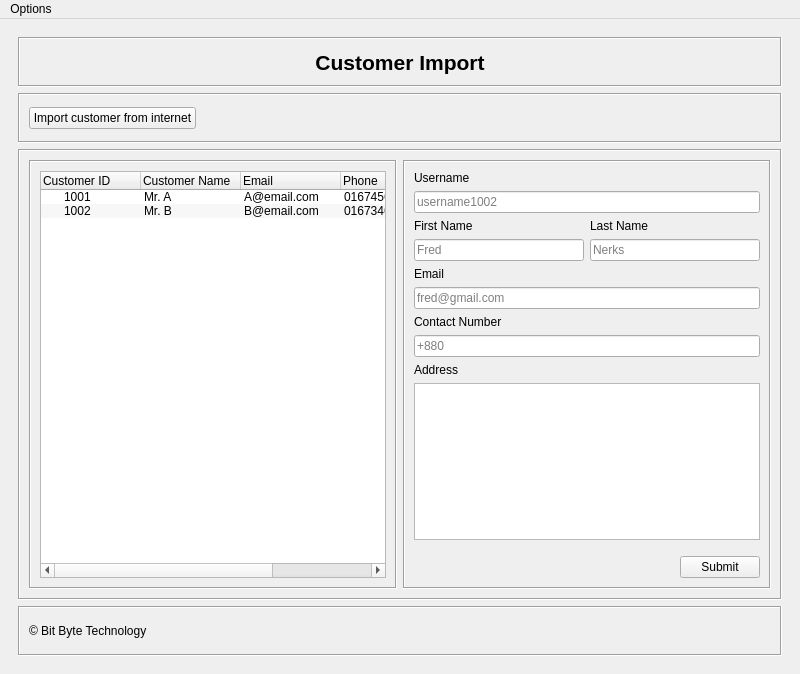
<?xml version="1.0" encoding="UTF-8"?>
<ui version="4.0">
 <class>CustomerWindow</class>
 <widget class="QMainWindow" name="CustomerWindow">
  <property name="geometry">
   <rect>
    <x>0</x>
    <y>0</y>
    <width>800</width>
    <height>674</height>
   </rect>
  </property>
  <property name="windowTitle">
   <string>Customer Import</string>
  </property>
  <widget class="QWidget" name="centralwidget">
   <layout class="QGridLayout" name="gridLayout">
    <item row="0" column="0">
     <widget class="QFrame" name="frame">
      <property name="frameShape">
       <enum>QFrame::NoFrame</enum>
      </property>
      <property name="frameShadow">
       <enum>QFrame::Raised</enum>
      </property>
      <layout class="QVBoxLayout" name="verticalLayout">
       <item>
        <widget class="QFrame" name="frame_2">
         <property name="minimumSize">
          <size>
           <width>0</width>
           <height>50</height>
          </size>
         </property>
         <property name="maximumSize">
          <size>
           <width>16777215</width>
           <height>50</height>
          </size>
         </property>
         <property name="frameShape">
          <enum>QFrame::Box</enum>
         </property>
         <property name="frameShadow">
          <enum>QFrame::Sunken</enum>
         </property>
         <layout class="QVBoxLayout" name="verticalLayout_3">
          <item>
           <widget class="QLabel" name="label_2">
            <property name="font">
             <font>
              <pointsize>16</pointsize>
              <weight>75</weight>
              <bold>true</bold>
             </font>
            </property>
            <property name="text">
             <string>Customer Import</string>
            </property>
            <property name="alignment">
             <set>Qt::AlignCenter</set>
            </property>
           </widget>
          </item>
         </layout>
        </widget>
       </item>
       <item>
        <widget class="QFrame" name="frame_5">
         <property name="minimumSize">
          <size>
           <width>0</width>
           <height>50</height>
          </size>
         </property>
         <property name="maximumSize">
          <size>
           <width>16777215</width>
           <height>50</height>
          </size>
         </property>
         <property name="frameShape">
          <enum>QFrame::Box</enum>
         </property>
         <property name="frameShadow">
          <enum>QFrame::Sunken</enum>
         </property>
         <layout class="QGridLayout" name="gridLayout_2">
          <item row="0" column="0">
           <widget class="QPushButton" name="pushButton_cus_import">
            <property name="focusPolicy">
             <enum>Qt::StrongFocus</enum>
            </property>
            <property name="toolTip">
             <string>Import Customer (I/i)</string>
            </property>
            <property name="text">
             <string>Import customer from internet</string>
            </property>
            <property name="shortcut">
             <string>I</string>
            </property>
           </widget>
          </item>
          <item row="0" column="1">
           <spacer name="horizontalSpacer">
            <property name="orientation">
             <enum>Qt::Horizontal</enum>
            </property>
            <property name="sizeHint" stdset="0">
             <size>
              <width>494</width>
              <height>19</height>
             </size>
            </property>
           </spacer>
          </item>
         </layout>
        </widget>
       </item>
       <item>
        <widget class="QFrame" name="frame_3">
         <property name="frameShape">
          <enum>QFrame::Box</enum>
         </property>
         <property name="frameShadow">
          <enum>QFrame::Sunken</enum>
         </property>
         <layout class="QGridLayout" name="gridLayout_3">
          <item row="0" column="0">
           <widget class="QFrame" name="frame_6">
            <property name="frameShape">
             <enum>QFrame::Box</enum>
            </property>
            <property name="frameShadow">
             <enum>QFrame::Sunken</enum>
            </property>
            <layout class="QGridLayout" name="gridLayout_4">
             <item row="0" column="0">
              <widget class="QTreeWidget" name="treeWidget_cus_import">
               <property name="focusPolicy">
                <enum>Qt::StrongFocus</enum>
               </property>
               <property name="alternatingRowColors">
                <bool>true</bool>
               </property>
               <column>
                <property name="text">
                 <string>Customer ID</string>
                </property>
               </column>
               <column>
                <property name="text">
                 <string>Customer Name</string>
                </property>
               </column>
               <column>
                <property name="text">
                 <string>Email</string>
                </property>
               </column>
               <column>
                <property name="text">
                 <string>Phone</string>
                </property>
               </column>
               <column>
                <property name="text">
                 <string>Address</string>
                </property>
               </column>
               <item>
                <property name="text">
                 <string>1001</string>
                </property>
                <property name="text">
                 <string>Mr. A</string>
                </property>
                <property name="text">
                 <string>A@email.com</string>
                </property>
                <property name="text">
                 <string>01674561001</string>
                </property>
                <property name="text">
                 <string>Dhaka</string>
                </property>
               </item>
               <item>
                <property name="text">
                 <string>1002</string>
                </property>
                <property name="text">
                 <string>Mr. B</string>
                </property>
                <property name="text">
                 <string>B@email.com</string>
                </property>
                <property name="text">
                 <string>01673461002</string>
                </property>
                <property name="text">
                 <string>Dhaka</string>
                </property>
               </item>
              </widget>
             </item>
            </layout>
           </widget>
          </item>
          <item row="0" column="1">
           <widget class="QFrame" name="frame_7">
            <property name="focusPolicy">
             <enum>Qt::NoFocus</enum>
            </property>
            <property name="frameShape">
             <enum>QFrame::Box</enum>
            </property>
            <property name="frameShadow">
             <enum>QFrame::Sunken</enum>
            </property>
            <layout class="QVBoxLayout" name="verticalLayout_7">
             <item>
              <layout class="QVBoxLayout" name="verticalLayout_6">
               <item>
                <widget class="QLabel" name="label_8">
                 <property name="text">
                  <string>Username</string>
                 </property>
                </widget>
               </item>
               <item>
                <widget class="QLineEdit" name="lineEdit_username">
                 <property name="placeholderText">
                  <string>username1002</string>
                 </property>
                </widget>
               </item>
              </layout>
             </item>
             <item>
              <layout class="QHBoxLayout" name="horizontalLayout_4">
               <item>
                <layout class="QVBoxLayout" name="verticalLayout_5">
                 <item>
                  <widget class="QLabel" name="label_3">
                   <property name="text">
                    <string>First Name</string>
                   </property>
                  </widget>
                 </item>
                 <item>
                  <widget class="QLineEdit" name="lineEdit_firstname">
                   <property name="placeholderText">
                    <string>Fred</string>
                   </property>
                  </widget>
                 </item>
                </layout>
               </item>
               <item>
                <layout class="QVBoxLayout" name="verticalLayout_4">
                 <item>
                  <widget class="QLabel" name="label_7">
                   <property name="text">
                    <string>Last Name</string>
                   </property>
                  </widget>
                 </item>
                 <item>
                  <widget class="QLineEdit" name="lineEdit_lastname">
                   <property name="placeholderText">
                    <string>Nerks</string>
                   </property>
                  </widget>
                 </item>
                </layout>
               </item>
              </layout>
             </item>
             <item>
              <widget class="QLabel" name="label_4">
               <property name="text">
                <string>Email</string>
               </property>
              </widget>
             </item>
             <item>
              <widget class="QLineEdit" name="lineEdit_emailField">
               <property name="focusPolicy">
                <enum>Qt::StrongFocus</enum>
               </property>
               <property name="placeholderText">
                <string>fred@gmail.com</string>
               </property>
              </widget>
             </item>
             <item>
              <widget class="QLabel" name="label_5">
               <property name="text">
                <string>Contact Number</string>
               </property>
              </widget>
             </item>
             <item>
              <widget class="QLineEdit" name="lineEdit_contactField">
               <property name="focusPolicy">
                <enum>Qt::StrongFocus</enum>
               </property>
               <property name="placeholderText">
                <string>+880</string>
               </property>
              </widget>
             </item>
             <item>
              <widget class="QLabel" name="label_6">
               <property name="text">
                <string>Address</string>
               </property>
              </widget>
             </item>
             <item>
              <widget class="QTextEdit" name="textEdit_addressField">
               <property name="focusPolicy">
                <enum>Qt::StrongFocus</enum>
               </property>
               <property name="tabChangesFocus">
                <bool>true</bool>
               </property>
              </widget>
             </item>
             <item>
              <spacer name="verticalSpacer">
               <property name="orientation">
                <enum>Qt::Vertical</enum>
               </property>
               <property name="sizeType">
                <enum>QSizePolicy::Fixed</enum>
               </property>
               <property name="sizeHint" stdset="0">
                <size>
                 <width>10</width>
                 <height>10</height>
                </size>
               </property>
              </spacer>
             </item>
             <item>
              <layout class="QHBoxLayout" name="horizontalLayout">
               <item>
                <spacer name="horizontalSpacer_2">
                 <property name="orientation">
                  <enum>Qt::Horizontal</enum>
                 </property>
                 <property name="sizeHint" stdset="0">
                  <size>
                   <width>40</width>
                   <height>20</height>
                  </size>
                 </property>
                </spacer>
               </item>
               <item>
                <widget class="QPushButton" name="pushButton_submit_cus_import">
                 <property name="focusPolicy">
                  <enum>Qt::StrongFocus</enum>
                 </property>
                 <property name="toolTip">
                  <string>Submit (S)</string>
                 </property>
                 <property name="text">
                  <string>Submit</string>
                 </property>
                 <property name="shortcut">
                  <string>S</string>
                 </property>
                </widget>
               </item>
              </layout>
             </item>
            </layout>
           </widget>
          </item>
         </layout>
        </widget>
       </item>
       <item>
        <widget class="QFrame" name="frame_4">
         <property name="minimumSize">
          <size>
           <width>0</width>
           <height>50</height>
          </size>
         </property>
         <property name="maximumSize">
          <size>
           <width>16777215</width>
           <height>50</height>
          </size>
         </property>
         <property name="frameShape">
          <enum>QFrame::Box</enum>
         </property>
         <property name="frameShadow">
          <enum>QFrame::Sunken</enum>
         </property>
         <layout class="QVBoxLayout" name="verticalLayout_2">
          <item>
           <widget class="QLabel" name="label">
            <property name="text">
             <string>© Bit Byte Technology</string>
            </property>
           </widget>
          </item>
         </layout>
        </widget>
       </item>
      </layout>
     </widget>
    </item>
   </layout>
  </widget>
  <widget class="QMenuBar" name="menuBar_cus_Import">
   <property name="geometry">
    <rect>
     <x>0</x>
     <y>0</y>
     <width>800</width>
     <height>22</height>
    </rect>
   </property>
   <property name="nativeMenuBar">
    <bool>false</bool>
   </property>
   <widget class="QMenu" name="menu_Options">
    <property name="title">
     <string>Options</string>
    </property>
    <addaction name="actionPOS_Terminal_cus_import"/>
    <addaction name="actionProduct_Import_cus_import"/>
    <addaction name="separator"/>
    <addaction name="actionSettings"/>
    <addaction name="actionHelp"/>
    <addaction name="separator"/>
    <addaction name="actionExit_2"/>
   </widget>
   <addaction name="menu_Options"/>
  </widget>
  <action name="actionPOS_Terminal_cus_import">
   <property name="text">
    <string>POS Terminal</string>
   </property>
   <property name="statusTip">
    <string>POS Terminal</string>
   </property>
   <property name="whatsThis">
    <string>POS Terminal</string>
   </property>
  </action>
  <action name="actionProduct_Import_cus_import">
   <property name="text">
    <string>Product Import</string>
   </property>
  </action>
  <action name="actionSettings">
   <property name="text">
    <string>Settings</string>
   </property>
  </action>
  <action name="actionHelp">
   <property name="text">
    <string>Help</string>
   </property>
  </action>
  <action name="actionExit">
   <property name="text">
    <string>Exit</string>
   </property>
  </action>
  <action name="actionExit_2">
   <property name="text">
    <string>Exit</string>
   </property>
  </action>
 </widget>
 <tabstops>
  <tabstop>pushButton_cus_import</tabstop>
  <tabstop>treeWidget_cus_import</tabstop>
  <tabstop>lineEdit_emailField</tabstop>
  <tabstop>lineEdit_contactField</tabstop>
  <tabstop>textEdit_addressField</tabstop>
  <tabstop>pushButton_submit_cus_import</tabstop>
 </tabstops>
 <resources/>
 <connections/>
</ui>
